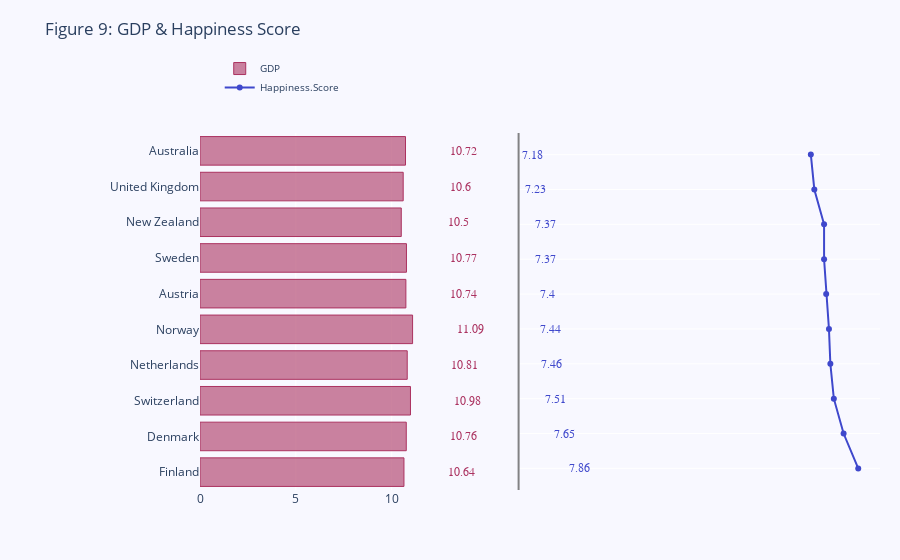

This figure's notebook cell:
### Code cell
# import graph objects as "go" and import tools
import plotly.graph_objs as go
from plotly import tools
import matplotlib.pyplot as plt

df2018top = df2018.head(10)
y_saving = [each for each in df2018top['GDP']]
y_net_worth  = [float(each) for each in df2018top['Happiness.Score']]
x_saving = [each for each in df2018top.Country]
x_net_worth  = [each for each in df2018top.Country]
trace0 = go.Bar(
                x=y_saving,
                y=x_saving,
                marker=dict(color='rgba(171, 50, 96, 0.6)',line=dict(color='rgba(171, 50, 96, 1.0)',width=1)),
                name='GDP',
                orientation='h',
)
trace1 = go.Scatter(
                x=y_net_worth,
                y=x_net_worth,
                mode='lines+markers',
                line=dict(color='rgb(63, 72, 204)'),
                name='Happiness.Score',
)
layout = dict(
                title='Figure 9: GDP & Happiness Score',
                yaxis=dict(showticklabels=True,domain=[0, 0.85]),
                yaxis2=dict(showline=True,showticklabels=False,linecolor='rgba(102, 102, 102, 0.8)',linewidth=2,domain=[0, 0.85]),
                xaxis=dict(zeroline=False,showline=False,showticklabels=True,showgrid=True,domain=[0, 0.42]),
                xaxis2=dict(zeroline=False,showline=False,showticklabels=True,showgrid=True,domain=[0.47, 1],side='top',dtick=25),
                legend=dict(x=0.029,y=1.038,font=dict(size=10) ),
                margin=dict(l=200, r=20,t=70,b=70),
                paper_bgcolor='rgb(248, 248, 255)',
                plot_bgcolor='rgb(248, 248, 255)',
)
annotations = []
y_s = np.round(y_saving, decimals=2)
# y_nw = np.rint(y_net_worth)
y_nw = np.round(y_net_worth, decimals=2)
# Adding labels
for ydn, yd, xd in zip(y_nw, y_s, x_saving):
    # labeling the scatter savings
    annotations.append(dict(xref='x2', yref='y2', y=xd, x=ydn - 4,text='{:,}'.format(ydn),font=dict(family='Arial', size=12,color='rgb(63, 72, 204)'),showarrow=False))
    # labeling the bar net worth
    annotations.append(dict(xref='x1', yref='y1', y=xd, x=yd + 3,text=str(yd),font=dict(family='Arial', size=12,color='rgb(171, 50, 96)'),showarrow=False))

layout['annotations'] = annotations

# Creating two subplots
fig = tools.make_subplots(rows=1, cols=2, specs=[[{}, {}]], shared_xaxes=True,
                          shared_yaxes=False, vertical_spacing=0.001)

fig.append_trace(trace0, 1, 1)
fig.append_trace(trace1, 1, 2)

fig['layout'].update(layout)

fig.show()
fig.write_html('f9.html')

### Figure 1 — Plotly figure (JSON) as saved in the notebook; plotly's stock layout.template omitted (floating-point values rounded to 4 significant figures)
{"data": [{"marker": {"color": "rgba(171, 50, 96, 0.6)", "line": {"color": "rgba(171, 50, 96, 1.0)", "width": 1}}, "name": "GDP", "orientation": "h", "type": "bar", "x": [10.64, 10.76, 10.98, 10.81, 11.09, 10.74, 10.77, 10.5, 10.6, 10.72], "xaxis": "x", "y": ["Finland", "Denmark", "Switzerland", "Netherlands", "Norway", "Austria", "Sweden", "New Zealand", "United Kingdom", "Australia"], "yaxis": "y"}, {"line": {"color": "rgb(63, 72, 204)"}, "mode": "lines+markers", "name": "Happiness.Score", "type": "scatter", "x": [7.86, 7.65, 7.51, 7.46, 7.44, 7.4, 7.37, 7.37, 7.23, 7.18], "xaxis": "x2", "y": ["Finland", "Denmark", "Switzerland", "Netherlands", "Norway", "Austria", "Sweden", "New Zealand", "United Kingdom", "Australia"], "yaxis": "y2"}], "layout": {"annotations": [{"font": {"color": "rgb(63, 72, 204)", "family": "Arial", "size": 12}, "showarrow": false, "text": "7.86", "x": 3.86, "xref": "x2", "y": "Finland", "yref": "y2"}, {"font": {"color": "rgb(171, 50, 96)", "family": "Arial", "size": 12}, "showarrow": false, "text": "10.64", "x": 13.64, "xref": "x", "y": "Finland", "yref": "y"}, {"font": {"color": "rgb(63, 72, 204)", "family": "Arial", "size": 12}, "showarrow": false, "text": "7.65", "x": 3.65, "xref": "x2", "y": "Denmark", "yref": "y2"}, {"font": {"color": "rgb(171, 50, 96)", "family": "Arial", "size": 12}, "showarrow": false, "text": "10.76", "x": 13.76, "xref": "x", "y": "Denmark", "yref": "y"}, {"font": {"color": "rgb(63, 72, 204)", "family": "Arial", "size": 12}, "showarrow": false, "text": "7.51", "x": 3.51, "xref": "x2", "y": "Switzerland", "yref": "y2"}, {"font": {"color": "rgb(171, 50, 96)", "family": "Arial", "size": 12}, "showarrow": false, "text": "10.98", "x": 13.98, "xref": "x", "y": "Switzerland", "yref": "y"}, {"font": {"color": "rgb(63, 72, 204)", "family": "Arial", "size": 12}, "showarrow": false, "text": "7.46", "x": 3.46, "xref": "x2", "y": "Netherlands", "yref": "y2"}, {"font": {"color": "rgb(171, 50, 96)", "family": "Arial", "size": 12}, "showarrow": false, "text": "10.81", "x": 13.81, "xref": "x", "y": "Netherlands", "yref": "y"}, {"font": {"color": "rgb(63, 72, 204)", "family": "Arial", "size": 12}, "showarrow": false, "text": "7.44", "x": 3.44, "xref": "x2", "y": "Norway", "yref": "y2"}, {"font": {"color": "rgb(171, 50, 96)", "family": "Arial", "size": 12}, "showarrow": false, "text": "11.09", "x": 14.09, "xref": "x", "y": "Norway", "yref": "y"}, {"font": {"color": "rgb(63, 72, 204)", "family": "Arial", "size": 12}, "showarrow": false, "text": "7.4", "x": 3.4, "xref": "x2", "y": "Austria", "yref": "y2"}, {"font": {"color": "rgb(171, 50, 96)", "family": "Arial", "size": 12}, "showarrow": false, "text": "10.74", "x": 13.74, "xref": "x", "y": "Austria", "yref": "y"}, {"font": {"color": "rgb(63, 72, 204)", "family": "Arial", "size": 12}, "showarrow": false, "text": "7.37", "x": 3.37, "xref": "x2", "y": "Sweden", "yref": "y2"}, {"font": {"color": "rgb(171, 50, 96)", "family": "Arial", "size": 12}, "showarrow": false, "text": "10.77", "x": 13.77, "xref": "x", "y": "Sweden", "yref": "y"}, {"font": {"color": "rgb(63, 72, 204)", "family": "Arial", "size": 12}, "showarrow": false, "text": "7.37", "x": 3.37, "xref": "x2", "y": "New Zealand", "yref": "y2"}, {"font": {"color": "rgb(171, 50, 96)", "family": "Arial", "size": 12}, "showarrow": false, "text": "10.5", "x": 13.5, "xref": "x", "y": "New Zealand", "yref": "y"}, {"font": {"color": "rgb(63, 72, 204)", "family": "Arial", "size": 12}, "showarrow": false, "text": "7.23", "x": 3.23, "xref": "x2", "y": "United Kingdom", "yref": "y2"}, {"font": {"color": "rgb(171, 50, 96)", "family": "Arial", "size": 12}, "showarrow": false, "text": "10.6", "x": 13.6, "xref": "x", "y": "United Kingdom", "yref": "y"}, {"font": {"color": "rgb(63, 72, 204)", "family": "Arial", "size": 12}, "showarrow": false, "text": "7.18", "x": 3.18, "xref": "x2", "y": "Australia", "yref": "y2"}, {"font": {"color": "rgb(171, 50, 96)", "family": "Arial", "size": 12}, "showarrow": false, "text": "10.72", "x": 13.72, "xref": "x", "y": "Australia", "yref": "y"}], "legend": {"font": {"size": 10}, "x": 0.029, "y": 1.038}, "margin": {"b": 70, "l": 200, "r": 20, "t": 70}, "paper_bgcolor": "rgb(248, 248, 255)", "plot_bgcolor": "rgb(248, 248, 255)", "title": {"text": "Figure 9: GDP & Happiness Score"}, "xaxis": {"anchor": "y", "domain": [0, 0.42], "showgrid": true, "showline": false, "showticklabels": true, "zeroline": false}, "xaxis2": {"anchor": "y2", "domain": [0.47, 1], "dtick": 25, "showgrid": true, "showline": false, "showticklabels": true, "side": "top", "zeroline": false}, "yaxis": {"anchor": "x", "domain": [0, 0.85], "showticklabels": true}, "yaxis2": {"anchor": "x2", "domain": [0, 0.85], "linecolor": "rgba(102, 102, 102, 0.8)", "linewidth": 2, "showline": true, "showticklabels": false}}}
